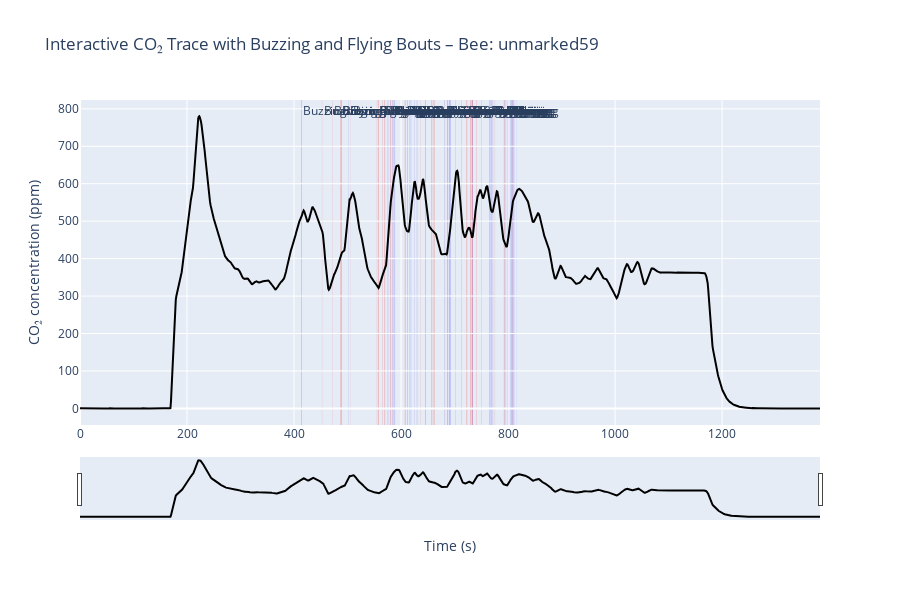

The code cell stored with this chart in its notebook:
### Code cell
plot_co2_with_buzzes_and_flights_plotly(buzz_df, bouts_df, meta_df, bee_id="unmarked59")

### Figure 1 — Plotly figure (JSON) as saved in the notebook; plotly's stock layout.template omitted (floating-point values rounded to 4 significant figures; data arrays with more than 128 entries replaced by an {"elided": "..."} marker saying what was removed)
{"data": [{"line": {"color": "black"}, "mode": "lines", "name": "CO₂ (ppm)", "type": "scatter", "x": {"elided": "1384 int values"}, "y": {"elided": "1384 float values"}}], "layout": {"annotations": [{"showarrow": false, "text": "Buzzing", "x": 413.7, "xanchor": "left", "xref": "x", "y": 1, "yanchor": "top", "yref": "y domain"}, {"showarrow": false, "text": "Buzzing", "x": 452.1, "xanchor": "left", "xref": "x", "y": 1, "yanchor": "top", "yref": "y domain"}, {"showarrow": false, "text": "Buzzing", "x": 471.4, "xanchor": "left", "xref": "x", "y": 1, "yanchor": "top", "yref": "y domain"}, {"showarrow": false, "text": "Buzzing", "x": 486.8, "xanchor": "left", "xref": "x", "y": 1, "yanchor": "top", "yref": "y domain"}, {"showarrow": false, "text": "Buzzing", "x": 488.1, "xanchor": "left", "xref": "x", "y": 1, "yanchor": "top", "yref": "y domain"}, {"showarrow": false, "text": "Buzzing", "x": 505.7, "xanchor": "left", "xref": "x", "y": 1, "yanchor": "top", "yref": "y domain"}, {"showarrow": false, "text": "Buzzing", "x": 554.8, "xanchor": "left", "xref": "x", "y": 1, "yanchor": "top", "yref": "y domain"}, {"showarrow": false, "text": "Buzzing", "x": 556.3, "xanchor": "left", "xref": "x", "y": 1, "yanchor": "top", "yref": "y domain"}, {"showarrow": false, "text": "Buzzing", "x": 557.0, "xanchor": "left", "xref": "x", "y": 1, "yanchor": "top", "yref": "y domain"}, {"showarrow": false, "text": "Buzzing", "x": 564.5, "xanchor": "left", "xref": "x", "y": 1, "yanchor": "top", "yref": "y domain"}, {"showarrow": false, "text": "Buzzing", "x": 569.0, "xanchor": "left", "xref": "x", "y": 1, "yanchor": "top", "yref": "y domain"}, {"showarrow": false, "text": "Buzzing", "x": 580.2, "xanchor": "left", "xref": "x", "y": 1, "yanchor": "top", "yref": "y domain"}, {"showarrow": false, "text": "Buzzing", "x": 584.4, "xanchor": "left", "xref": "x", "y": 1, "yanchor": "top", "yref": "y domain"}, {"showarrow": false, "text": "Buzzing", "x": 585.7, "xanchor": "left", "xref": "x", "y": 1, "yanchor": "top", "yref": "y domain"}, {"showarrow": false, "text": "Buzzing", "x": 586.1, "xanchor": "left", "xref": "x", "y": 1, "yanchor": "top", "yref": "y domain"}, {"showarrow": false, "text": "Buzzing", "x": 588.7, "xanchor": "left", "xref": "x", "y": 1, "yanchor": "top", "yref": "y domain"}, {"showarrow": false, "text": "Buzzing", "x": 607.0, "xanchor": "left", "xref": "x", "y": 1, "yanchor": "top", "yref": "y domain"}, {"showarrow": false, "text": "Buzzing", "x": 608.0, "xanchor": "left", "xref": "x", "y": 1, "yanchor": "top", "yref": "y domain"}, {"showarrow": false, "text": "Buzzing", "x": 611.3, "xanchor": "left", "xref": "x", "y": 1, "yanchor": "top", "yref": "y domain"}, {"showarrow": false, "text": "Buzzing", "x": 615.8, "xanchor": "left", "xref": "x", "y": 1, "yanchor": "top", "yref": "y domain"}, {"showarrow": false, "text": "Buzzing", "x": 636.8, "xanchor": "left", "xref": "x", "y": 1, "yanchor": "top", "yref": "y domain"}, {"showarrow": false, "text": "Buzzing", "x": 644.7, "xanchor": "left", "xref": "x", "y": 1, "yanchor": "top", "yref": "y domain"}, {"showarrow": false, "text": "Buzzing", "x": 645.7, "xanchor": "left", "xref": "x", "y": 1, "yanchor": "top", "yref": "y domain"}, {"showarrow": false, "text": "Buzzing", "x": 656.8, "xanchor": "left", "xref": "x", "y": 1, "yanchor": "top", "yref": "y domain"}, {"showarrow": false, "text": "Buzzing", "x": 660.2, "xanchor": "left", "xref": "x", "y": 1, "yanchor": "top", "yref": "y domain"}, {"showarrow": false, "text": "Buzzing", "x": 661.5, "xanchor": "left", "xref": "x", "y": 1, "yanchor": "top", "yref": "y domain"}, {"showarrow": false, "text": "Buzzing", "x": 662.7, "xanchor": "left", "xref": "x", "y": 1, "yanchor": "top", "yref": "y domain"}, {"showarrow": false, "text": "Buzzing", "x": 681.6, "xanchor": "left", "xref": "x", "y": 1, "yanchor": "top", "yref": "y domain"}, {"showarrow": false, "text": "Buzzing", "x": 683.9, "xanchor": "left", "xref": "x", "y": 1, "yanchor": "top", "yref": "y domain"}, {"showarrow": false, "text": "Buzzing", "x": 687.3, "xanchor": "left", "xref": "x", "y": 1, "yanchor": "top", "yref": "y domain"}, {"showarrow": false, "text": "Buzzing", "x": 701.8, "xanchor": "left", "xref": "x", "y": 1, "yanchor": "top", "yref": "y domain"}, {"showarrow": false, "text": "Buzzing", "x": 712.4, "xanchor": "left", "xref": "x", "y": 1, "yanchor": "top", "yref": "y domain"}, {"showarrow": false, "text": "Buzzing", "x": 721.6, "xanchor": "left", "xref": "x", "y": 1, "yanchor": "top", "yref": "y domain"}, {"showarrow": false, "text": "Buzzing", "x": 723.7, "xanchor": "left", "xref": "x", "y": 1, "yanchor": "top", "yref": "y domain"}, {"showarrow": false, "text": "Buzzing", "x": 729.2, "xanchor": "left", "xref": "x", "y": 1, "yanchor": "top", "yref": "y domain"}, {"showarrow": false, "text": "Buzzing", "x": 729.9, "xanchor": "left", "xref": "x", "y": 1, "yanchor": "top", "yref": "y domain"}, {"showarrow": false, "text": "Buzzing", "x": 733.0, "xanchor": "left", "xref": "x", "y": 1, "yanchor": "top", "yref": "y domain"}, {"showarrow": false, "text": "Buzzing", "x": 741.1, "xanchor": "left", "xref": "x", "y": 1, "yanchor": "top", "yref": "y domain"}, {"showarrow": false, "text": "Buzzing", "x": 750.2, "xanchor": "left", "xref": "x", "y": 1, "yanchor": "top", "yref": "y domain"}, {"showarrow": false, "text": "Buzzing", "x": 765.2, "xanchor": "left", "xref": "x", "y": 1, "yanchor": "top", "yref": "y domain"}, {"showarrow": false, "text": "Buzzing", "x": 769.0, "xanchor": "left", "xref": "x", "y": 1, "yanchor": "top", "yref": "y domain"}, {"showarrow": false, "text": "Buzzing", "x": 771.8, "xanchor": "left", "xref": "x", "y": 1, "yanchor": "top", "yref": "y domain"}, {"showarrow": false, "text": "Buzzing", "x": 775.2, "xanchor": "left", "xref": "x", "y": 1, "yanchor": "top", "yref": "y domain"}, {"showarrow": false, "text": "Buzzing", "x": 792.3, "xanchor": "left", "xref": "x", "y": 1, "yanchor": "top", "yref": "y domain"}, {"showarrow": false, "text": "Buzzing", "x": 795.2, "xanchor": "left", "xref": "x", "y": 1, "yanchor": "top", "yref": "y domain"}, {"showarrow": false, "text": "Buzzing", "x": 798.1, "xanchor": "left", "xref": "x", "y": 1, "yanchor": "top", "yref": "y domain"}, {"showarrow": false, "text": "Buzzing", "x": 798.5, "xanchor": "left", "xref": "x", "y": 1, "yanchor": "top", "yref": "y domain"}, {"showarrow": false, "text": "Buzzing", "x": 801.6, "xanchor": "left", "xref": "x", "y": 1, "yanchor": "top", "yref": "y domain"}, {"showarrow": false, "text": "Buzzing", "x": 805.6, "xanchor": "left", "xref": "x", "y": 1, "yanchor": "top", "yref": "y domain"}, {"showarrow": false, "text": "Buzzing", "x": 808.7, "xanchor": "left", "xref": "x", "y": 1, "yanchor": "top", "yref": "y domain"}, {"showarrow": false, "text": "Flying", "x": 501.3, "xanchor": "left", "xref": "x", "y": 1, "yanchor": "top", "yref": "y domain"}, {"showarrow": false, "text": "Flying", "x": 575.0, "xanchor": "left", "xref": "x", "y": 1, "yanchor": "top", "yref": "y domain"}, {"showarrow": false, "text": "Flying", "x": 580.1, "xanchor": "left", "xref": "x", "y": 1, "yanchor": "top", "yref": "y domain"}, {"showarrow": false, "text": "Flying", "x": 582.3, "xanchor": "left", "xref": "x", "y": 1, "yanchor": "top", "yref": "y domain"}, {"showarrow": false, "text": "Flying", "x": 583.9, "xanchor": "left", "xref": "x", "y": 1, "yanchor": "top", "yref": "y domain"}, {"showarrow": false, "text": "Flying", "x": 586.9, "xanchor": "left", "xref": "x", "y": 1, "yanchor": "top", "yref": "y domain"}, {"showarrow": false, "text": "Flying", "x": 611.1, "xanchor": "left", "xref": "x", "y": 1, "yanchor": "top", "yref": "y domain"}, {"showarrow": false, "text": "Flying", "x": 616.4, "xanchor": "left", "xref": "x", "y": 1, "yanchor": "top", "yref": "y domain"}, {"showarrow": false, "text": "Flying", "x": 618.5, "xanchor": "left", "xref": "x", "y": 1, "yanchor": "top", "yref": "y domain"}, {"showarrow": false, "text": "Flying", "x": 625.3, "xanchor": "left", "xref": "x", "y": 1, "yanchor": "top", "yref": "y domain"}, {"showarrow": false, "text": "Flying", "x": 628.6, "xanchor": "left", "xref": "x", "y": 1, "yanchor": "top", "yref": "y domain"}, {"showarrow": false, "text": "Flying", "x": 630.9, "xanchor": "left", "xref": "x", "y": 1, "yanchor": "top", "yref": "y domain"}, {"showarrow": false, "text": "Flying", "x": 681.0, "xanchor": "left", "xref": "x", "y": 1, "yanchor": "top", "yref": "y domain"}, {"showarrow": false, "text": "Flying", "x": 686.3, "xanchor": "left", "xref": "x", "y": 1, "yanchor": "top", "yref": "y domain"}, {"showarrow": false, "text": "Flying", "x": 689.4, "xanchor": "left", "xref": "x", "y": 1, "yanchor": "top", "yref": "y domain"}, {"showarrow": false, "text": "Flying", "x": 732.4, "xanchor": "left", "xref": "x", "y": 1, "yanchor": "top", "yref": "y domain"}, {"showarrow": false, "text": "Flying", "x": 766.4, "xanchor": "left", "xref": "x", "y": 1, "yanchor": "top", "yref": "y domain"}, {"showarrow": false, "text": "Flying", "x": 769.9, "xanchor": "left", "xref": "x", "y": 1, "yanchor": "top", "yref": "y domain"}, {"showarrow": false, "text": "Flying", "x": 792.3, "xanchor": "left", "xref": "x", "y": 1, "yanchor": "top", "yref": "y domain"}, {"showarrow": false, "text": "Flying", "x": 796.0, "xanchor": "left", "xref": "x", "y": 1, "yanchor": "top", "yref": "y domain"}, {"showarrow": false, "text": "Flying", "x": 798.8, "xanchor": "left", "xref": "x", "y": 1, "yanchor": "top", "yref": "y domain"}, {"showarrow": false, "text": "Flying", "x": 803.7, "xanchor": "left", "xref": "x", "y": 1, "yanchor": "top", "yref": "y domain"}, {"showarrow": false, "text": "Flying", "x": 805.8, "xanchor": "left", "xref": "x", "y": 1, "yanchor": "top", "yref": "y domain"}, {"showarrow": false, "text": "Flying", "x": 807.7, "xanchor": "left", "xref": "x", "y": 1, "yanchor": "top", "yref": "y domain"}, {"showarrow": false, "text": "Flying", "x": 809.2, "xanchor": "left", "xref": "x", "y": 1, "yanchor": "top", "yref": "y domain"}, {"showarrow": false, "text": "Flying", "x": 810.3, "xanchor": "left", "xref": "x", "y": 1, "yanchor": "top", "yref": "y domain"}, {"showarrow": false, "text": "Flying", "x": 811.1, "xanchor": "left", "xref": "x", "y": 1, "yanchor": "top", "yref": "y domain"}, {"showarrow": false, "text": "Flying", "x": 815.5, "xanchor": "left", "xref": "x", "y": 1, "yanchor": "top", "yref": "y domain"}], "height": 600, "hovermode": "x unified", "shapes": [{"fillcolor": "red", "layer": "below", "line": {"width": 0}, "opacity": 0.3, "type": "rect", "x0": 413.7, "x1": 414.8, "xref": "x", "y0": 0, "y1": 1, "yref": "y domain"}, {"fillcolor": "red", "layer": "below", "line": {"width": 0}, "opacity": 0.3, "type": "rect", "x0": 452.1, "x1": 452.5, "xref": "x", "y0": 0, "y1": 1, "yref": "y domain"}, {"fillcolor": "red", "layer": "below", "line": {"width": 0}, "opacity": 0.3, "type": "rect", "x0": 471.4, "x1": 471.8, "xref": "x", "y0": 0, "y1": 1, "yref": "y domain"}, {"fillcolor": "red", "layer": "below", "line": {"width": 0}, "opacity": 0.3, "type": "rect", "x0": 486.8, "x1": 487.7, "xref": "x", "y0": 0, "y1": 1, "yref": "y domain"}, {"fillcolor": "red", "layer": "below", "line": {"width": 0}, "opacity": 0.3, "type": "rect", "x0": 488.1, "x1": 489.4, "xref": "x", "y0": 0, "y1": 1, "yref": "y domain"}, {"fillcolor": "red", "layer": "below", "line": {"width": 0}, "opacity": 0.3, "type": "rect", "x0": 505.7, "x1": 506.0, "xref": "x", "y0": 0, "y1": 1, "yref": "y domain"}, {"fillcolor": "red", "layer": "below", "line": {"width": 0}, "opacity": 0.3, "type": "rect", "x0": 554.8, "x1": 555.2, "xref": "x", "y0": 0, "y1": 1, "yref": "y domain"}, {"fillcolor": "red", "layer": "below", "line": {"width": 0}, "opacity": 0.3, "type": "rect", "x0": 556.3, "x1": 556.5, "xref": "x", "y0": 0, "y1": 1, "yref": "y domain"}, {"fillcolor": "red", "layer": "below", "line": {"width": 0}, "opacity": 0.3, "type": "rect", "x0": 557.0, "x1": 558.2, "xref": "x", "y0": 0, "y1": 1, "yref": "y domain"}, {"fillcolor": "red", "layer": "below", "line": {"width": 0}, "opacity": 0.3, "type": "rect", "x0": 564.5, "x1": 565.2, "xref": "x", "y0": 0, "y1": 1, "yref": "y domain"}, {"fillcolor": "red", "layer": "below", "line": {"width": 0}, "opacity": 0.3, "type": "rect", "x0": 569.0, "x1": 570.2, "xref": "x", "y0": 0, "y1": 1, "yref": "y domain"}, {"fillcolor": "red", "layer": "below", "line": {"width": 0}, "opacity": 0.3, "type": "rect", "x0": 580.2, "x1": 581.2, "xref": "x", "y0": 0, "y1": 1, "yref": "y domain"}, {"fillcolor": "red", "layer": "below", "line": {"width": 0}, "opacity": 0.3, "type": "rect", "x0": 584.4, "x1": 584.9, "xref": "x", "y0": 0, "y1": 1, "yref": "y domain"}, {"fillcolor": "red", "layer": "below", "line": {"width": 0}, "opacity": 0.3, "type": "rect", "x0": 585.7, "x1": 585.9, "xref": "x", "y0": 0, "y1": 1, "yref": "y domain"}, {"fillcolor": "red", "layer": "below", "line": {"width": 0}, "opacity": 0.3, "type": "rect", "x0": 586.1, "x1": 586.6, "xref": "x", "y0": 0, "y1": 1, "yref": "y domain"}, {"fillcolor": "red", "layer": "below", "line": {"width": 0}, "opacity": 0.3, "type": "rect", "x0": 588.7, "x1": 588.9, "xref": "x", "y0": 0, "y1": 1, "yref": "y domain"}, {"fillcolor": "red", "layer": "below", "line": {"width": 0}, "opacity": 0.3, "type": "rect", "x0": 607.0, "x1": 607.3, "xref": "x", "y0": 0, "y1": 1, "yref": "y domain"}, {"fillcolor": "red", "layer": "below", "line": {"width": 0}, "opacity": 0.3, "type": "rect", "x0": 608.0, "x1": 609.0, "xref": "x", "y0": 0, "y1": 1, "yref": "y domain"}, {"fillcolor": "red", "layer": "below", "line": {"width": 0}, "opacity": 0.3, "type": "rect", "x0": 611.3, "x1": 611.8, "xref": "x", "y0": 0, "y1": 1, "yref": "y domain"}, {"fillcolor": "red", "layer": "below", "line": {"width": 0}, "opacity": 0.3, "type": "rect", "x0": 615.8, "x1": 616.2, "xref": "x", "y0": 0, "y1": 1, "yref": "y domain"}, {"fillcolor": "red", "layer": "below", "line": {"width": 0}, "opacity": 0.3, "type": "rect", "x0": 636.8, "x1": 637.2, "xref": "x", "y0": 0, "y1": 1, "yref": "y domain"}, {"fillcolor": "red", "layer": "below", "line": {"width": 0}, "opacity": 0.3, "type": "rect", "x0": 644.7, "x1": 645.5, "xref": "x", "y0": 0, "y1": 1, "yref": "y domain"}, {"fillcolor": "red", "layer": "below", "line": {"width": 0}, "opacity": 0.3, "type": "rect", "x0": 645.7, "x1": 646.3, "xref": "x", "y0": 0, "y1": 1, "yref": "y domain"}, {"fillcolor": "red", "layer": "below", "line": {"width": 0}, "opacity": 0.3, "type": "rect", "x0": 656.8, "x1": 658.2, "xref": "x", "y0": 0, "y1": 1, "yref": "y domain"}, {"fillcolor": "red", "layer": "below", "line": {"width": 0}, "opacity": 0.3, "type": "rect", "x0": 660.2, "x1": 660.8, "xref": "x", "y0": 0, "y1": 1, "yref": "y domain"}, {"fillcolor": "red", "layer": "below", "line": {"width": 0}, "opacity": 0.3, "type": "rect", "x0": 661.5, "x1": 662.0, "xref": "x", "y0": 0, "y1": 1, "yref": "y domain"}, {"fillcolor": "red", "layer": "below", "line": {"width": 0}, "opacity": 0.3, "type": "rect", "x0": 662.7, "x1": 663.2, "xref": "x", "y0": 0, "y1": 1, "yref": "y domain"}, {"fillcolor": "red", "layer": "below", "line": {"width": 0}, "opacity": 0.3, "type": "rect", "x0": 681.6, "x1": 681.9, "xref": "x", "y0": 0, "y1": 1, "yref": "y domain"}, {"fillcolor": "red", "layer": "below", "line": {"width": 0}, "opacity": 0.3, "type": "rect", "x0": 683.9, "x1": 684.1, "xref": "x", "y0": 0, "y1": 1, "yref": "y domain"}, {"fillcolor": "red", "layer": "below", "line": {"width": 0}, "opacity": 0.3, "type": "rect", "x0": 687.3, "x1": 687.8, "xref": "x", "y0": 0, "y1": 1, "yref": "y domain"}, {"fillcolor": "red", "layer": "below", "line": {"width": 0}, "opacity": 0.3, "type": "rect", "x0": 701.8, "x1": 702.5, "xref": "x", "y0": 0, "y1": 1, "yref": "y domain"}, {"fillcolor": "red", "layer": "below", "line": {"width": 0}, "opacity": 0.3, "type": "rect", "x0": 712.4, "x1": 713.1, "xref": "x", "y0": 0, "y1": 1, "yref": "y domain"}, {"fillcolor": "red", "layer": "below", "line": {"width": 0}, "opacity": 0.3, "type": "rect", "x0": 721.6, "x1": 722.6, "xref": "x", "y0": 0, "y1": 1, "yref": "y domain"}, {"fillcolor": "red", "layer": "below", "line": {"width": 0}, "opacity": 0.3, "type": "rect", "x0": 723.7, "x1": 724.0, "xref": "x", "y0": 0, "y1": 1, "yref": "y domain"}, {"fillcolor": "red", "layer": "below", "line": {"width": 0}, "opacity": 0.3, "type": "rect", "x0": 729.2, "x1": 729.6, "xref": "x", "y0": 0, "y1": 1, "yref": "y domain"}, {"fillcolor": "red", "layer": "below", "line": {"width": 0}, "opacity": 0.3, "type": "rect", "x0": 729.9, "x1": 731.3, "xref": "x", "y0": 0, "y1": 1, "yref": "y domain"}, {"fillcolor": "red", "layer": "below", "line": {"width": 0}, "opacity": 0.3, "type": "rect", "x0": 733.0, "x1": 734.5, "xref": "x", "y0": 0, "y1": 1, "yref": "y domain"}, {"fillcolor": "red", "layer": "below", "line": {"width": 0}, "opacity": 0.3, "type": "rect", "x0": 741.1, "x1": 741.9, "xref": "x", "y0": 0, "y1": 1, "yref": "y domain"}, {"fillcolor": "red", "layer": "below", "line": {"width": 0}, "opacity": 0.3, "type": "rect", "x0": 750.2, "x1": 750.8, "xref": "x", "y0": 0, "y1": 1, "yref": "y domain"}, {"fillcolor": "red", "layer": "below", "line": {"width": 0}, "opacity": 0.3, "type": "rect", "x0": 765.2, "x1": 766.3, "xref": "x", "y0": 0, "y1": 1, "yref": "y domain"}, {"fillcolor": "red", "layer": "below", "line": {"width": 0}, "opacity": 0.3, "type": "rect", "x0": 769.0, "x1": 770.0, "xref": "x", "y0": 0, "y1": 1, "yref": "y domain"}, {"fillcolor": "red", "layer": "below", "line": {"width": 0}, "opacity": 0.3, "type": "rect", "x0": 771.8, "x1": 772.1, "xref": "x", "y0": 0, "y1": 1, "yref": "y domain"}, {"fillcolor": "red", "layer": "below", "line": {"width": 0}, "opacity": 0.3, "type": "rect", "x0": 775.2, "x1": 775.7, "xref": "x", "y0": 0, "y1": 1, "yref": "y domain"}, {"fillcolor": "red", "layer": "below", "line": {"width": 0}, "opacity": 0.3, "type": "rect", "x0": 792.3, "x1": 793.3, "xref": "x", "y0": 0, "y1": 1, "yref": "y domain"}, {"fillcolor": "red", "layer": "below", "line": {"width": 0}, "opacity": 0.3, "type": "rect", "x0": 795.2, "x1": 795.7, "xref": "x", "y0": 0, "y1": 1, "yref": "y domain"}, {"fillcolor": "red", "layer": "below", "line": {"width": 0}, "opacity": 0.3, "type": "rect", "x0": 798.1, "x1": 798.3, "xref": "x", "y0": 0, "y1": 1, "yref": "y domain"}, {"fillcolor": "red", "layer": "below", "line": {"width": 0}, "opacity": 0.3, "type": "rect", "x0": 798.5, "x1": 798.9, "xref": "x", "y0": 0, "y1": 1, "yref": "y domain"}, {"fillcolor": "red", "layer": "below", "line": {"width": 0}, "opacity": 0.3, "type": "rect", "x0": 801.6, "x1": 801.7, "xref": "x", "y0": 0, "y1": 1, "yref": "y domain"}, {"fillcolor": "red", "layer": "below", "line": {"width": 0}, "opacity": 0.3, "type": "rect", "x0": 805.6, "x1": 806.3, "xref": "x", "y0": 0, "y1": 1, "yref": "y domain"}, {"fillcolor": "red", "layer": "below", "line": {"width": 0}, "opacity": 0.3, "type": "rect", "x0": 808.7, "x1": 809.8, "xref": "x", "y0": 0, "y1": 1, "yref": "y domain"}, {"fillcolor": "blue", "layer": "below", "line": {"width": 0}, "opacity": 0.2, "type": "rect", "x0": 501.3, "x1": 501.9, "xref": "x", "y0": 0, "y1": 1, "yref": "y domain"}, {"fillcolor": "blue", "layer": "below", "line": {"width": 0}, "opacity": 0.2, "type": "rect", "x0": 575.0, "x1": 576.2, "xref": "x", "y0": 0, "y1": 1, "yref": "y domain"}, {"fillcolor": "blue", "layer": "below", "line": {"width": 0}, "opacity": 0.2, "type": "rect", "x0": 580.1, "x1": 580.5, "xref": "x", "y0": 0, "y1": 1, "yref": "y domain"}, {"fillcolor": "blue", "layer": "below", "line": {"width": 0}, "opacity": 0.2, "type": "rect", "x0": 582.3, "x1": 582.5, "xref": "x", "y0": 0, "y1": 1, "yref": "y domain"}, {"fillcolor": "blue", "layer": "below", "line": {"width": 0}, "opacity": 0.2, "type": "rect", "x0": 583.9, "x1": 584.5, "xref": "x", "y0": 0, "y1": 1, "yref": "y domain"}, {"fillcolor": "blue", "layer": "below", "line": {"width": 0}, "opacity": 0.2, "type": "rect", "x0": 586.9, "x1": 588.1, "xref": "x", "y0": 0, "y1": 1, "yref": "y domain"}, {"fillcolor": "blue", "layer": "below", "line": {"width": 0}, "opacity": 0.2, "type": "rect", "x0": 611.1, "x1": 611.8, "xref": "x", "y0": 0, "y1": 1, "yref": "y domain"}, {"fillcolor": "blue", "layer": "below", "line": {"width": 0}, "opacity": 0.2, "type": "rect", "x0": 616.4, "x1": 617.3, "xref": "x", "y0": 0, "y1": 1, "yref": "y domain"}, {"fillcolor": "blue", "layer": "below", "line": {"width": 0}, "opacity": 0.2, "type": "rect", "x0": 618.5, "x1": 619.0, "xref": "x", "y0": 0, "y1": 1, "yref": "y domain"}, {"fillcolor": "blue", "layer": "below", "line": {"width": 0}, "opacity": 0.2, "type": "rect", "x0": 625.3, "x1": 626.0, "xref": "x", "y0": 0, "y1": 1, "yref": "y domain"}, {"fillcolor": "blue", "layer": "below", "line": {"width": 0}, "opacity": 0.2, "type": "rect", "x0": 628.6, "x1": 629.0, "xref": "x", "y0": 0, "y1": 1, "yref": "y domain"}, {"fillcolor": "blue", "layer": "below", "line": {"width": 0}, "opacity": 0.2, "type": "rect", "x0": 630.9, "x1": 631.5, "xref": "x", "y0": 0, "y1": 1, "yref": "y domain"}, {"fillcolor": "blue", "layer": "below", "line": {"width": 0}, "opacity": 0.2, "type": "rect", "x0": 681.0, "x1": 681.7, "xref": "x", "y0": 0, "y1": 1, "yref": "y domain"}, {"fillcolor": "blue", "layer": "below", "line": {"width": 0}, "opacity": 0.2, "type": "rect", "x0": 686.3, "x1": 687.5, "xref": "x", "y0": 0, "y1": 1, "yref": "y domain"}, {"fillcolor": "blue", "layer": "below", "line": {"width": 0}, "opacity": 0.2, "type": "rect", "x0": 689.4, "x1": 693.0, "xref": "x", "y0": 0, "y1": 1, "yref": "y domain"}, {"fillcolor": "blue", "layer": "below", "line": {"width": 0}, "opacity": 0.2, "type": "rect", "x0": 732.4, "x1": 733.7, "xref": "x", "y0": 0, "y1": 1, "yref": "y domain"}, {"fillcolor": "blue", "layer": "below", "line": {"width": 0}, "opacity": 0.2, "type": "rect", "x0": 766.4, "x1": 767.4, "xref": "x", "y0": 0, "y1": 1, "yref": "y domain"}, {"fillcolor": "blue", "layer": "below", "line": {"width": 0}, "opacity": 0.2, "type": "rect", "x0": 769.9, "x1": 770.8, "xref": "x", "y0": 0, "y1": 1, "yref": "y domain"}, {"fillcolor": "blue", "layer": "below", "line": {"width": 0}, "opacity": 0.2, "type": "rect", "x0": 792.3, "x1": 792.9, "xref": "x", "y0": 0, "y1": 1, "yref": "y domain"}, {"fillcolor": "blue", "layer": "below", "line": {"width": 0}, "opacity": 0.2, "type": "rect", "x0": 796.0, "x1": 796.3, "xref": "x", "y0": 0, "y1": 1, "yref": "y domain"}, {"fillcolor": "blue", "layer": "below", "line": {"width": 0}, "opacity": 0.2, "type": "rect", "x0": 798.8, "x1": 800.5, "xref": "x", "y0": 0, "y1": 1, "yref": "y domain"}, {"fillcolor": "blue", "layer": "below", "line": {"width": 0}, "opacity": 0.2, "type": "rect", "x0": 803.7, "x1": 804.6, "xref": "x", "y0": 0, "y1": 1, "yref": "y domain"}, {"fillcolor": "blue", "layer": "below", "line": {"width": 0}, "opacity": 0.2, "type": "rect", "x0": 805.8, "x1": 806.5, "xref": "x", "y0": 0, "y1": 1, "yref": "y domain"}, {"fillcolor": "blue", "layer": "below", "line": {"width": 0}, "opacity": 0.2, "type": "rect", "x0": 807.7, "x1": 808.9, "xref": "x", "y0": 0, "y1": 1, "yref": "y domain"}, {"fillcolor": "blue", "layer": "below", "line": {"width": 0}, "opacity": 0.2, "type": "rect", "x0": 809.2, "x1": 809.6, "xref": "x", "y0": 0, "y1": 1, "yref": "y domain"}, {"fillcolor": "blue", "layer": "below", "line": {"width": 0}, "opacity": 0.2, "type": "rect", "x0": 810.3, "x1": 810.5, "xref": "x", "y0": 0, "y1": 1, "yref": "y domain"}, {"fillcolor": "blue", "layer": "below", "line": {"width": 0}, "opacity": 0.2, "type": "rect", "x0": 811.1, "x1": 811.6, "xref": "x", "y0": 0, "y1": 1, "yref": "y domain"}, {"fillcolor": "blue", "layer": "below", "line": {"width": 0}, "opacity": 0.2, "type": "rect", "x0": 815.5, "x1": 815.8, "xref": "x", "y0": 0, "y1": 1, "yref": "y domain"}], "title": {"text": "Interactive CO₂ Trace with Buzzing and Flying Bouts – Bee: unmarked59"}, "xaxis": {"rangeslider": {"visible": true}, "title": {"text": "Time (s)"}}, "yaxis": {"title": {"text": "CO₂ concentration (ppm)"}}}}
